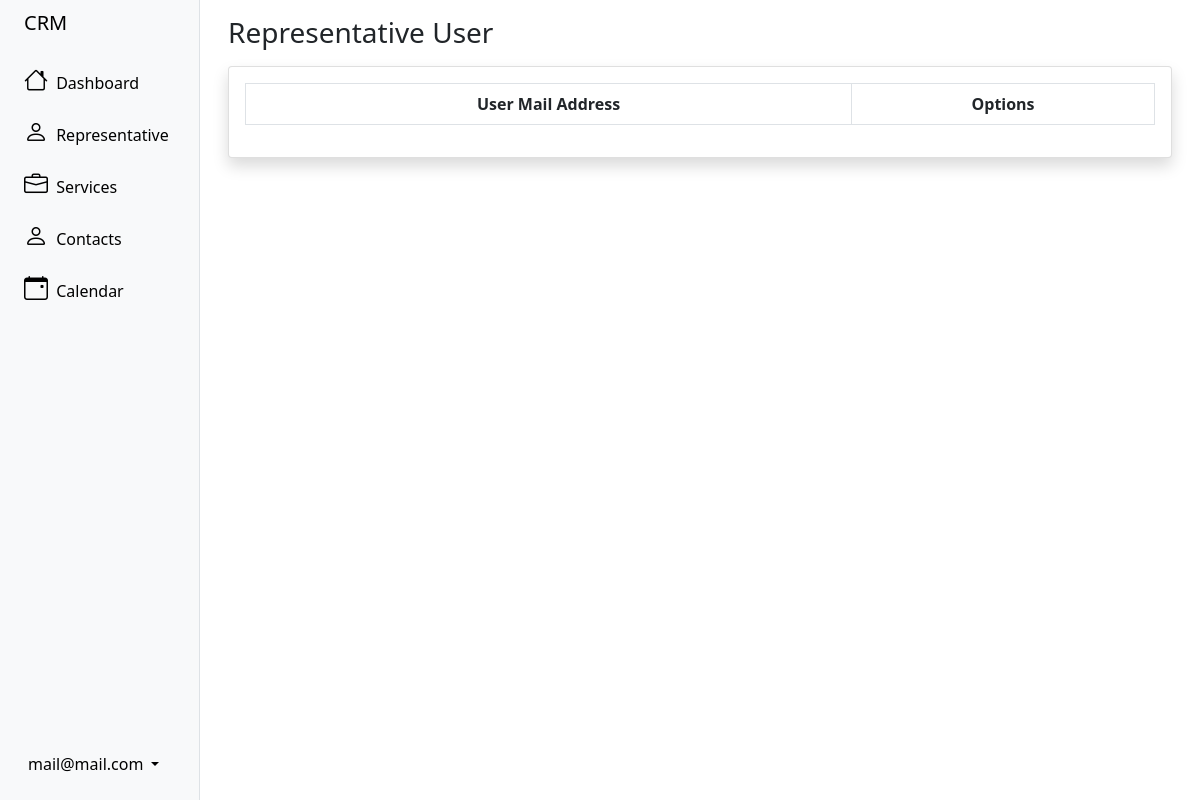
The app's page /user/representatives/ (signed in), older data.
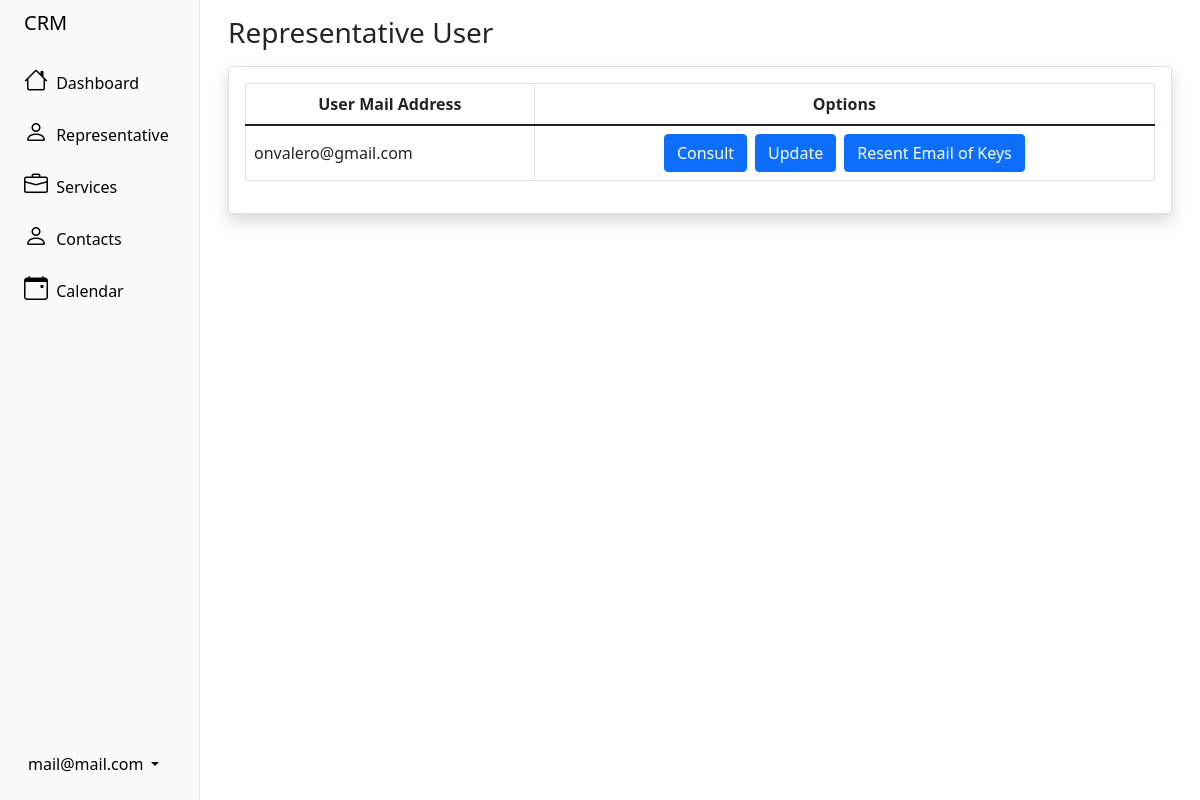
The same page, newer data.
### user/models.py (models this page shows, shortened)
class crmUser(AbstractBaseUser):
	status = models.BooleanField('Status', default=True)
	admin_user = models.BooleanField('Admin', default=False)
	name = models.CharField('Name', max_length=100)
	last_name = models.CharField('Last name', max_length=100)
	user_email = models.EmailField('User email', unique=True, max_length=255)
	personal_email = models.EmailField('Personal email', unique=True, max_length=255, blank=True, null=True)
	dni = models.IntegerField('DNI', unique=True, blank=True, null=True)
	address = models.TextField('Address', blank=True, null=True)
	phone_number = models.IntegerField('Phone number', blank=True, null=True)
	country = CountryField('Country', blank=True, null=True)
	objects = crmUserManager()
	USERNAME_FIELD = 'user_email'
	REQUIRED_FIELDS = ['name', 'last_name']
	@property
	def is_staff(self):
		return self.admin_user

### user/views.py (the view)
# urls.py: path('representatives/', representatives, name='representatives'),
@login_required
def representatives(request):
	if request.user.is_staff:
		context = crmUser.objects.filter(status=True, admin_user=False)
		return render(request, 'representatives/representatives.html', {'context': context})
	else:
		messages.error(request, 'You do not have permission to enter')
		return redirect('dashboard')

### templates/representatives/representatives.html (shortened to what this page needs)
{% extends 'sidebar.html' %}
{% block content %}
<div class="container-fluid px-3 mt-3">
    <h1 class="h3 mb-3 text-gray-800">Representative User</h1>
    <div class="card shadow mb-4">
        <div class="card-body">
            <div class="table-responsive">
                <table class="table table-bordered" id="dataTable" width="100%" cellspacing="0">
                    <thead>
                        <tr>
                            <th>
                                <div class="d-flex justify-content-center align-items-center">
                                    User Mail Address
                                </div>
                            </th>
                            <th>
                                <div class="d-flex justify-content-center align-items-center">
                                    Options
                                </div>
                            </th>
                        </tr>
                    </thead>
                    <tbody>
                        {% if context %}
                        {% for row in context %}
                        <tr>
                            <td class="align-middle">{{row.user_email}}</td>
                            <td>
                                <div class="d-flex justify-content-center align-middle gap-2">
                                    <a href="{% url 'viewRepresentative' row.id %}" class="btn btn-primary">
                                        Consult
                                    </a>
                                    <a href="{% url 'updateRepresentative' row.id %}" class="btn btn-primary">
                                        Update
                                    </a>
                                    <a href="{% url 'resend' row.id %}" class="btn btn-primary">
                                        Resent Email of Keys
                                    </a>
                                </div>
                            </td>
                        </tr>
                        {% endfor %}
                        {% endif %}
                    </tbody>
                </table>
            </div>
        </div>
    </div>
</div>
{% endblock content %}

Row changes from the older to the newer data that the page shows:
added crmUser: user_email "onvalero@gmail.com"
